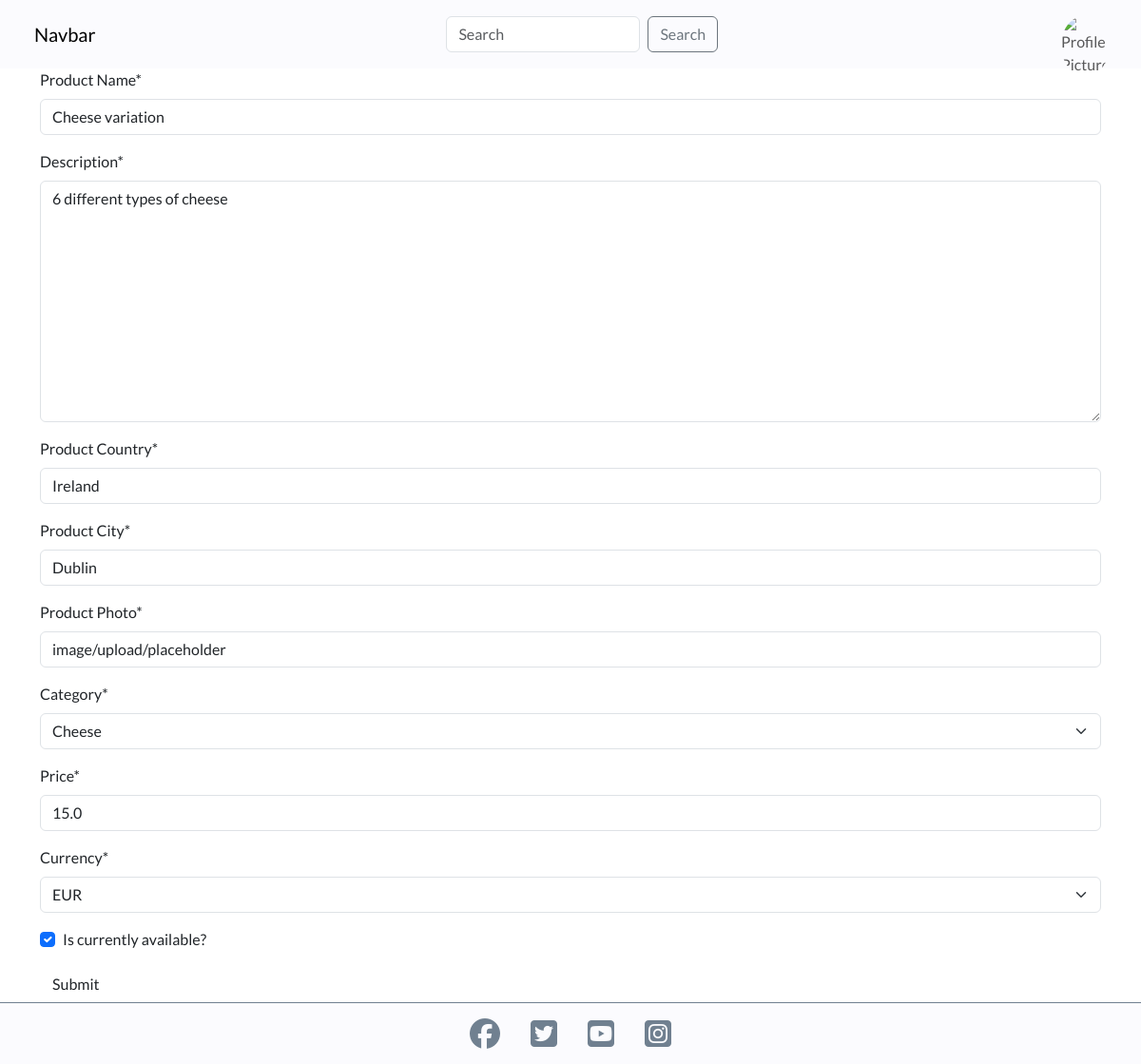
The page /products/edit/cheese-variation/5/ (signed in) on the database as committed earlier.
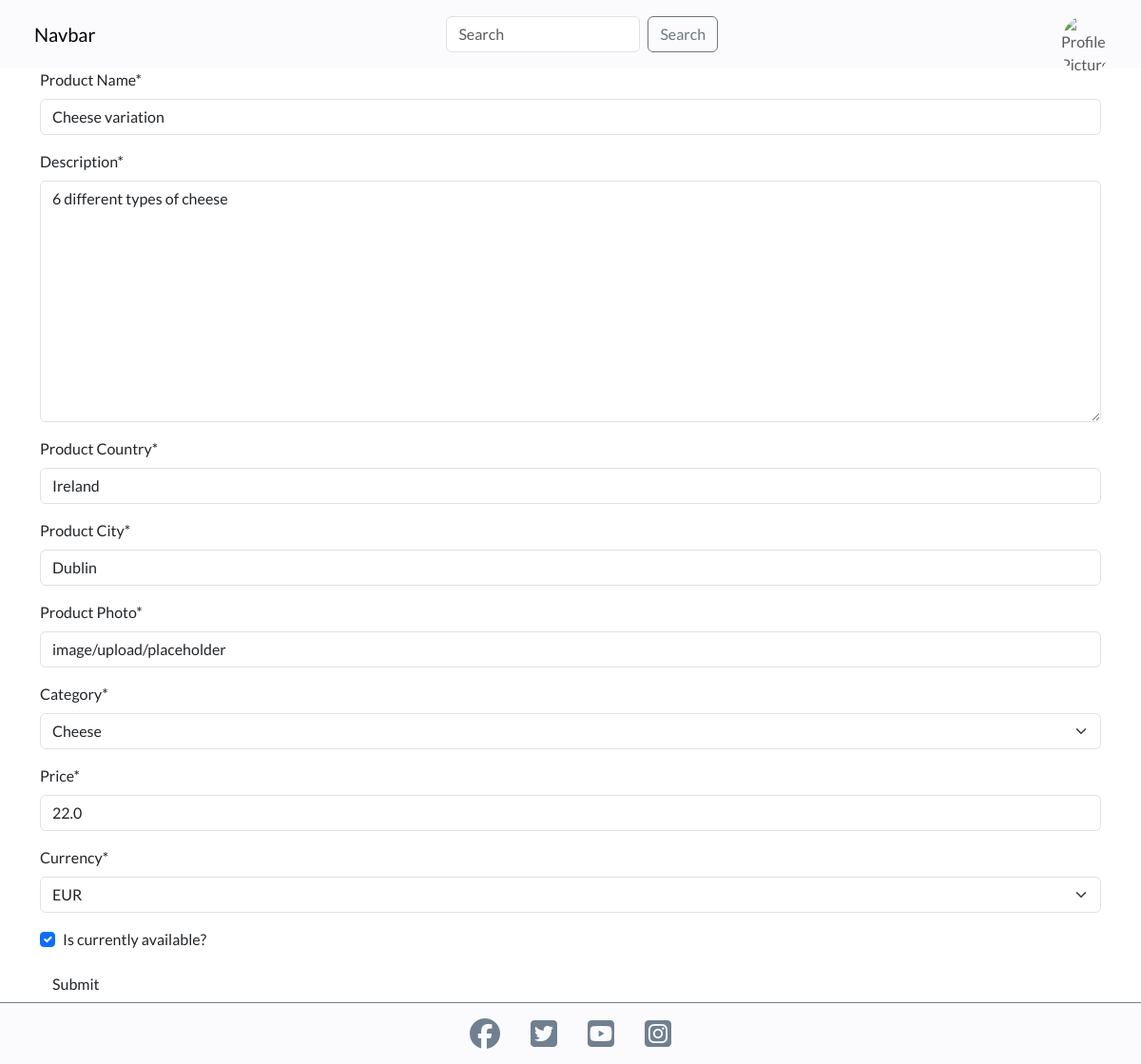
The same page on the database as committed later.
### products/models.py (models this page shows, shortened)
class Product(models.Model):
    user = models.ForeignKey(
        User,
        on_delete=models.CASCADE,
        related_name="producer"
        )
    title = models.CharField(max_length=150, null=False, blank=False)
    description = models.TextField(null=False, blank=False)
    country = models.CharField(max_length=200)
    city = models.CharField(max_length=200)
    created_date = models.DateTimeField(auto_now_add=True)
    updated_date = models.DateTimeField(auto_now=True)
    image = CloudinaryField('image', default='placeholder')
    category = models.CharField(
        max_length=50,
        choices=CATEGORIES,
        default="other"
        )
    price = models.FloatField()
    currency = models.CharField(
        max_length=10,
        choices=CURRENCIES,
        default="eur"
        )
    available = models.BooleanField()
    slug = models.SlugField(max_length=200)
    favorited_by = models.ManyToManyField(User, related_name='favorites')
    class Meta:
        ordering = ['-updated_date']

### products/views.py (the view, shortened to what this page needs)
class EditProduct(LoginRequiredMixin, UserPassesTestMixin, generic.UpdateView):
    template_name = 'products/add_product.html'
    form_class = ProductForm
    model = Product
    def test_func(self):
        return self.request.user == self.get_object().user

### products/forms.py
class ProductForm(forms.ModelForm):
    class Meta:
        model = Product
        fields = [
            'title',
            'description',
            'country',
            'city',
            'image',
            'category',
            'price',
            'currency',
            'available'
        ]
        labels = {
            'title': 'Product Name',
            'description': 'Description',
            'country': 'Product Country',
            'city': 'Product City',
            'image': 'Product Photo',
            'category': 'Category',
            'price': 'Price',
            'currency': 'Currency',
            'available': 'Is currently available?'
        }

### products/templates/products/add_product.html (shortened to what this page needs)
{% extends 'base.html' %}
{% block content %}
    <div class="container">
        <form method="POST" enctype="multipart/form-data">
            {{ form | crispy }}
            <input type="submit" value="Submit" class="btn">
        </form>
    </div>
{% endblock %}

### templates/base.html (shortened to what this page needs)
{% load static %}
<!DOCTYPE html>
<html lang="en">
<head>
    <link href="https://cdn.jsdelivr.net/npm/bootstrap@5.3.2/dist/css/bootstrap.min.css" rel="stylesheet">
    <link rel="stylesheet" href="{% static './css/base.css' %}">
</head>
<body>
    <header>
        {% with request.resolver_match.url_name as url_name %}
            <nav class="navbar navbar-expand">
                <div class="container-fluid justify-content-between">
                    <a class="navbar-brand" href="{% url 'home' %}">Navbar</a>
                    <form class="d-flex {% if 'account' in url_name %}hidden{% endif %}" role="search" method="GET" action="{% url 'products' %}">
                        <input class="form-control me-2" name="q" type="search" placeholder="Search" aria-label="Search">
                        <button class="btn btn-outline-secondary" type="submit">Search</button>
                    </form>
                    <div class="collapse navbar-collapse" id="navbarSupportedContent">
                        <ul class="navbar-nav ms-auto">
                            <li class="nav-item dropdown">
                                <a class="nav-link" href="#" role="button" data-bs-toggle="dropdown" aria-expanded="false">
                                    {% if user.is_authenticated %}
                                        {% if "placeholder" in user.profile.image.url %}
                                            <img src="{% static 'icons/icon_menu_1.png' %}" alt="Profile Menu Icon" id="icon-menu">
                                        {% else %}
                                            <img src="{{ user.profile.image.url }}" alt="Profile Picture" id="profile-pic-menu">
                                        {% endif %}
                                    {% else %}
                                        <img src="{% static 'icons/icon_menu_1.png' %}" alt="Profile Menu Icon" id="icon-menu">
                                    {% endif %}
                                </a>
                            </li>
                        </ul>
                    </div>
                </div>
            </nav>
        {% endwith %}
    </header>
    <main>
        {% block content %}
        {% endblock %}
    </main>
    <footer>
        <a href="https://facebook.com" target="_blank" rel="noopener"
            aria-label="Visit our Facebook page (opens in a new tab)"><i class="fab fa-facebook social-media-icon"></i></a>
        <a href="https://twitter.com" target="_blank" rel="noopener"
            aria-label="Visit our Twitter page (opens in a new tab)"><i
                class="fab fa-twitter-square social-media-icon"></i></a>
        <a href="https://youtube.com" target="_blank" rel="noopener"
            aria-label="Visit our Youtube page (opens in a new tab)"><i
                class="fab fa-youtube-square social-media-icon"></i></a>
        <a href="https://instagram.com" target="_blank" rel="noopener"
            aria-label="Visit our Instagram page (opens in a new tab)"><i
                class="fab fa-instagram-square social-media-icon"></i></a>
    </footer>
</body>
</html>

### static/css/base.css (style rules this page uses)
:root { --title: 'Montserrat', sans-serif; --body: 'Lato', sans-serif; --spring-green: rgb(41,122,76); --russet: rgb(139,69,19); --lavender: rgb(216,212,242); --off-lavender: rgba(216,212,242,0.1); --cocoa-brown: rgb(210,105,30); --azure: rgb(0,127,255); --slate-gray: rgb(112, 128, 144); --cloud-white: rgb(255, 255, 255); --beige: rgb(245, 245, 220); --box-shadow-small-lavender: 0px 0px 6px -1px rgb(216,212,242); }
html, body { height: 100%; }
body { display: flex; flex-direction: column; font-family: var(--body); }
main { flex: 1 0 auto; }
a { text-decoration: none; }
ul { list-style-type: none; }
.navbar { padding: 0.5rem 1.5rem; background-color: var(--off-lavender); }
.navbar-collapse { flex-grow: 0; }
.nav-item.dropdown { height: 3.5rem; width: 3.5rem; }
#profile-pic-menu { width: 100%; aspect-ratio: 1 / 1; border-radius: 50%; object-fit: cover; }
footer { flex-shrink: 0; display: flex; flex-direction: row; align-items: center; justify-content: center; border-top: 1px solid var(--slate-gray); background-color: var(--off-lavender); }
.social-media-icon { font-size: 200%; padding: 1rem; color: var(--slate-gray); }

Rows that differ between the two databases and show on the page:
changed Product "Cheese variation": price "15.0" → "22.0"
